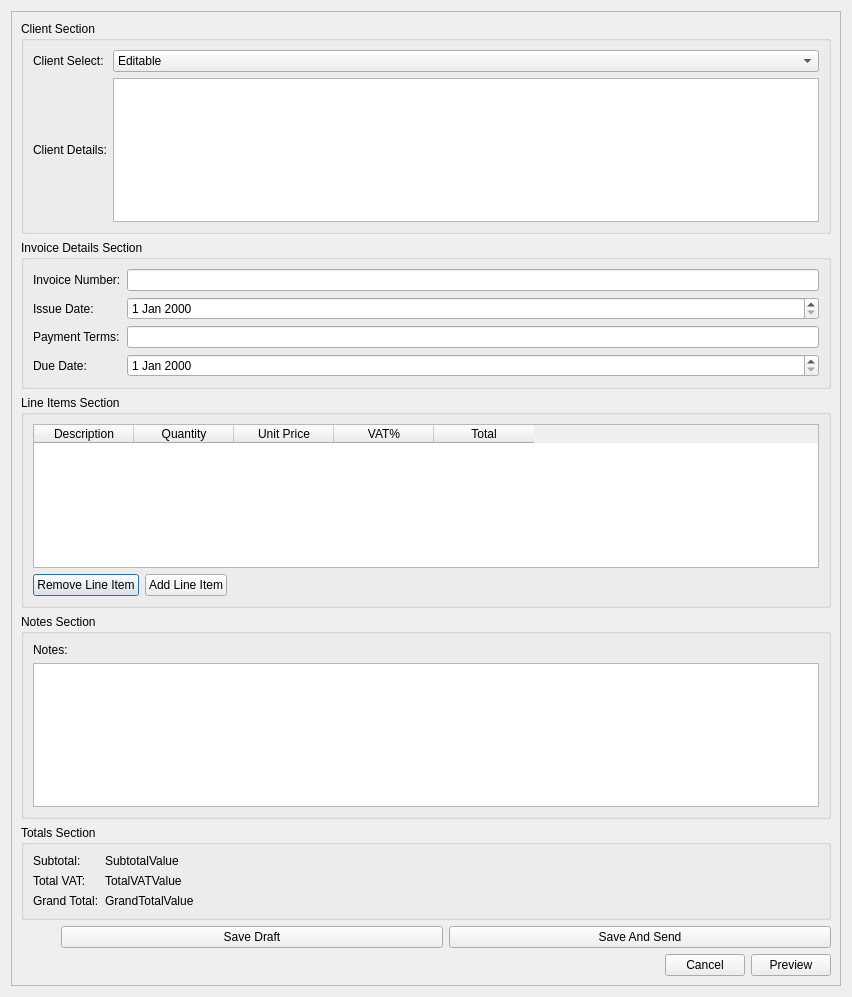
<?xml version="1.0" encoding="UTF-8"?>
<ui version="4.0">
 <class>CreateEditInvoiceDialog</class>
 <widget class="QDialog" name="CreateEditInvoiceDialog">
  <property name="geometry">
   <rect>
    <x>0</x>
    <y>0</y>
    <width>852</width>
    <height>997</height>
   </rect>
  </property>
  <property name="windowTitle">
   <string>Creat/Edit  New Invoice</string>
  </property>
  <layout class="QVBoxLayout" name="verticalLayout_2">
   <item>
    <widget class="QScrollArea" name="scrollArea">
     <property name="widgetResizable">
      <bool>true</bool>
     </property>
     <widget class="QWidget" name="scrollAreaWidgetContents">
      <property name="geometry">
       <rect>
        <x>0</x>
        <y>0</y>
        <width>832</width>
        <height>977</height>
       </rect>
      </property>
      <layout class="QVBoxLayout" name="verticalLayout_3">
       <item>
        <layout class="QVBoxLayout" name="mainDialogLayout">
         <item>
          <widget class="QGroupBox" name="clientGroupBox">
           <property name="title">
            <string>Client Section</string>
           </property>
           <layout class="QHBoxLayout" name="horizontalLayout_2">
            <item>
             <layout class="QGridLayout" name="clientLayout">
              <item row="0" column="1">
               <widget class="QComboBox" name="clientSelectComboBox">
                <item>
                 <property name="text">
                  <string>Editable</string>
                 </property>
                </item>
                <item>
                 <property name="text">
                  <string>Searchable</string>
                 </property>
                </item>
               </widget>
              </item>
              <item row="0" column="0">
               <widget class="QLabel" name="clientSelectLabel">
                <property name="text">
                 <string>Client Select:</string>
                </property>
               </widget>
              </item>
              <item row="1" column="0">
               <widget class="QLabel" name="clientDetailsLabel">
                <property name="text">
                 <string>Client Details:</string>
                </property>
               </widget>
              </item>
              <item row="1" column="1">
               <widget class="QTextEdit" name="clientDetailsTextEdit"/>
              </item>
             </layout>
            </item>
           </layout>
          </widget>
         </item>
         <item>
          <widget class="QGroupBox" name="detailsGroupBox">
           <property name="title">
            <string>Invoice Details Section</string>
           </property>
           <layout class="QHBoxLayout" name="horizontalLayout">
            <item>
             <layout class="QGridLayout" name="detailsLayout">
              <item row="0" column="0">
               <widget class="QLabel" name="invoiceNumberLabel">
                <property name="text">
                 <string>Invoice Number:</string>
                </property>
               </widget>
              </item>
              <item row="1" column="0">
               <widget class="QLabel" name="IssueDateLabel">
                <property name="text">
                 <string>Issue Date:</string>
                </property>
               </widget>
              </item>
              <item row="2" column="0">
               <widget class="QLabel" name="paymentTermsLabel">
                <property name="text">
                 <string>Payment Terms:</string>
                </property>
               </widget>
              </item>
              <item row="3" column="0">
               <widget class="QLabel" name="dueDateLabel">
                <property name="text">
                 <string>Due Date:</string>
                </property>
               </widget>
              </item>
              <item row="0" column="1">
               <widget class="QLineEdit" name="invoiceNumberLineEdit"/>
              </item>
              <item row="1" column="1">
               <widget class="QDateEdit" name="issueDateEdit"/>
              </item>
              <item row="2" column="1">
               <widget class="QLineEdit" name="paymentTermsLineEdit"/>
              </item>
              <item row="3" column="1">
               <widget class="QDateEdit" name="dueDateEdit"/>
              </item>
             </layout>
            </item>
           </layout>
          </widget>
         </item>
         <item>
          <widget class="QGroupBox" name="lineItemsGroupBox">
           <property name="title">
            <string>Line Items Section</string>
           </property>
           <layout class="QVBoxLayout" name="verticalLayout_4">
            <item>
             <layout class="QVBoxLayout" name="lineItemsLayout">
              <item>
               <widget class="QTableWidget" name="lineItemsTableWidget">
                <property name="sizePolicy">
                 <sizepolicy hsizetype="Preferred" vsizetype="Expanding">
                  <horstretch>0</horstretch>
                  <verstretch>0</verstretch>
                 </sizepolicy>
                </property>
                <property name="tabletTracking">
                 <bool>false</bool>
                </property>
                <property name="contextMenuPolicy">
                 <enum>Qt::ContextMenuPolicy::DefaultContextMenu</enum>
                </property>
                <property name="layoutDirection">
                 <enum>Qt::LayoutDirection::LeftToRight</enum>
                </property>
                <property name="autoFillBackground">
                 <bool>false</bool>
                </property>
                <property name="verticalScrollBarPolicy">
                 <enum>Qt::ScrollBarPolicy::ScrollBarAsNeeded</enum>
                </property>
                <property name="sizeAdjustPolicy">
                 <enum>QAbstractScrollArea::SizeAdjustPolicy::AdjustIgnored</enum>
                </property>
                <property name="selectionMode">
                 <enum>QAbstractItemView::SelectionMode::ExtendedSelection</enum>
                </property>
                <property name="verticalScrollMode">
                 <enum>QAbstractItemView::ScrollMode::ScrollPerItem</enum>
                </property>
                <column>
                 <property name="text">
                  <string>Description</string>
                 </property>
                </column>
                <column>
                 <property name="text">
                  <string>Quantity</string>
                 </property>
                </column>
                <column>
                 <property name="text">
                  <string>Unit Price</string>
                 </property>
                </column>
                <column>
                 <property name="text">
                  <string>VAT%</string>
                 </property>
                </column>
                <column>
                 <property name="text">
                  <string>Total</string>
                 </property>
                </column>
               </widget>
              </item>
              <item>
               <layout class="QHBoxLayout" name="lineItemActionsLayout">
                <item>
                 <widget class="QPushButton" name="removeLineItemButton">
                  <property name="text">
                   <string>Remove Line Item</string>
                  </property>
                 </widget>
                </item>
                <item>
                 <widget class="QPushButton" name="addLineItemButton">
                  <property name="text">
                   <string>Add Line Item</string>
                  </property>
                 </widget>
                </item>
                <item>
                 <spacer name="horizontalSpacer">
                  <property name="orientation">
                   <enum>Qt::Orientation::Horizontal</enum>
                  </property>
                  <property name="sizeHint" stdset="0">
                   <size>
                    <width>40</width>
                    <height>20</height>
                   </size>
                  </property>
                 </spacer>
                </item>
               </layout>
              </item>
             </layout>
            </item>
           </layout>
          </widget>
         </item>
         <item>
          <layout class="QHBoxLayout" name="notesAndTotalsLayout">
           <item>
            <widget class="QGroupBox" name="notesGroupBox">
             <property name="title">
              <string>Notes Section</string>
             </property>
             <layout class="QVBoxLayout" name="verticalLayout">
              <item>
               <layout class="QVBoxLayout" name="notesLayout">
                <item>
                 <widget class="QLabel" name="notesLabel">
                  <property name="text">
                   <string>Notes:</string>
                  </property>
                 </widget>
                </item>
                <item>
                 <widget class="QTextEdit" name="notesTextEdit"/>
                </item>
               </layout>
              </item>
             </layout>
            </widget>
           </item>
          </layout>
         </item>
         <item>
          <widget class="QGroupBox" name="totalsGroupBox">
           <property name="title">
            <string>Totals Section</string>
           </property>
           <layout class="QHBoxLayout" name="horizontalLayout_4">
            <item>
             <layout class="QFormLayout" name="totalsFormLayout">
              <item row="0" column="0">
               <widget class="QLabel" name="subtotalLabel">
                <property name="text">
                 <string>Subtotal:</string>
                </property>
               </widget>
              </item>
              <item row="0" column="1">
               <widget class="QLabel" name="subtotalValueLabel">
                <property name="text">
                 <string>SubtotalValue</string>
                </property>
               </widget>
              </item>
              <item row="1" column="0">
               <widget class="QLabel" name="totalVATLabel">
                <property name="text">
                 <string>Total VAT:</string>
                </property>
               </widget>
              </item>
              <item row="1" column="1">
               <widget class="QLabel" name="totalVatValueLabel">
                <property name="text">
                 <string>TotalVATValue</string>
                </property>
               </widget>
              </item>
              <item row="2" column="0">
               <widget class="QLabel" name="grandTotalLabel">
                <property name="text">
                 <string>Grand Total:</string>
                </property>
               </widget>
              </item>
              <item row="2" column="1">
               <widget class="QLabel" name="grandTotalValueLabel">
                <property name="text">
                 <string>GrandTotalValue</string>
                </property>
               </widget>
              </item>
             </layout>
            </item>
           </layout>
          </widget>
         </item>
         <item>
          <layout class="QHBoxLayout" name="horizontalLayout_5">
           <item>
            <spacer name="horizontalSpacer_2">
             <property name="orientation">
              <enum>Qt::Orientation::Horizontal</enum>
             </property>
             <property name="sizeType">
              <enum>QSizePolicy::Policy::Minimum</enum>
             </property>
             <property name="sizeHint" stdset="0">
              <size>
               <width>40</width>
               <height>20</height>
              </size>
             </property>
            </spacer>
           </item>
           <item>
            <widget class="QPushButton" name="saveDraftButton">
             <property name="text">
              <string>Save Draft</string>
             </property>
            </widget>
           </item>
           <item>
            <widget class="QPushButton" name="saveAndSendButton">
             <property name="text">
              <string>Save And Send</string>
             </property>
            </widget>
           </item>
          </layout>
         </item>
         <item>
          <layout class="QHBoxLayout" name="horizontalLayout_6">
           <item>
            <spacer name="horizontalSpacer_3">
             <property name="orientation">
              <enum>Qt::Orientation::Horizontal</enum>
             </property>
             <property name="sizeType">
              <enum>QSizePolicy::Policy::Expanding</enum>
             </property>
             <property name="sizeHint" stdset="0">
              <size>
               <width>40</width>
               <height>20</height>
              </size>
             </property>
            </spacer>
           </item>
           <item>
            <widget class="QPushButton" name="cancelInvoiceButton">
             <property name="text">
              <string>Cancel</string>
             </property>
            </widget>
           </item>
           <item>
            <widget class="QPushButton" name="previewButton">
             <property name="text">
              <string>Preview</string>
             </property>
            </widget>
           </item>
          </layout>
         </item>
        </layout>
       </item>
      </layout>
     </widget>
    </widget>
   </item>
  </layout>
 </widget>
 <resources/>
 <connections/>
</ui>
